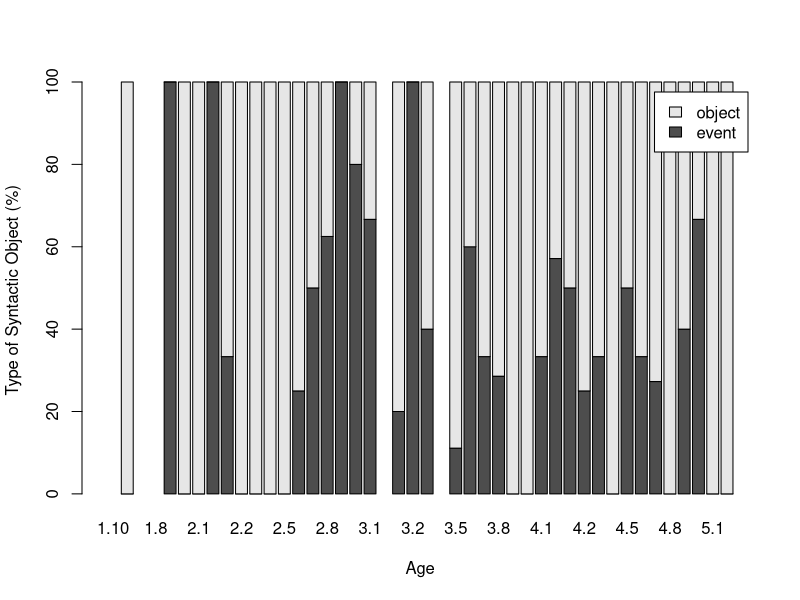
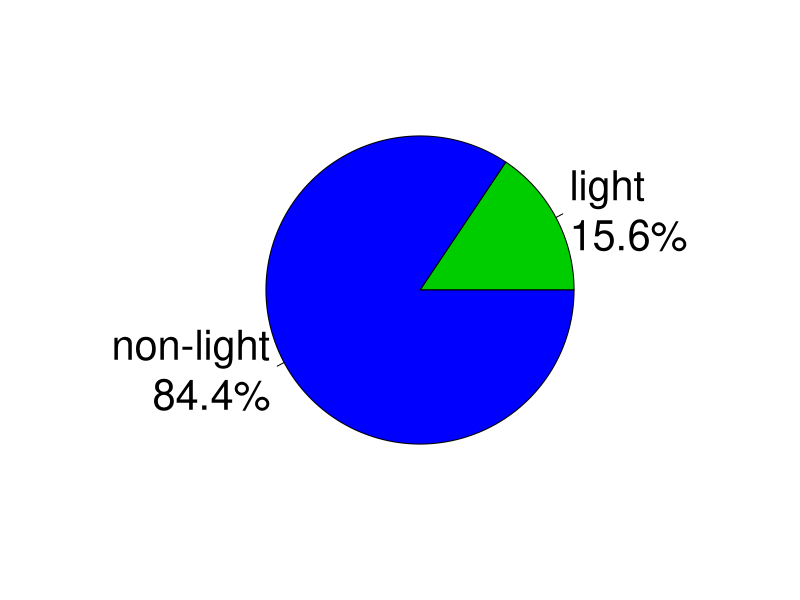
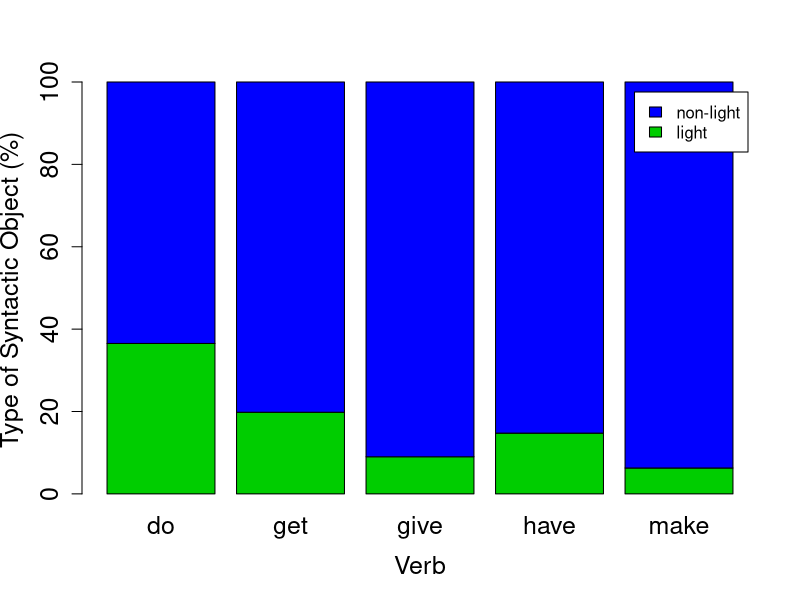
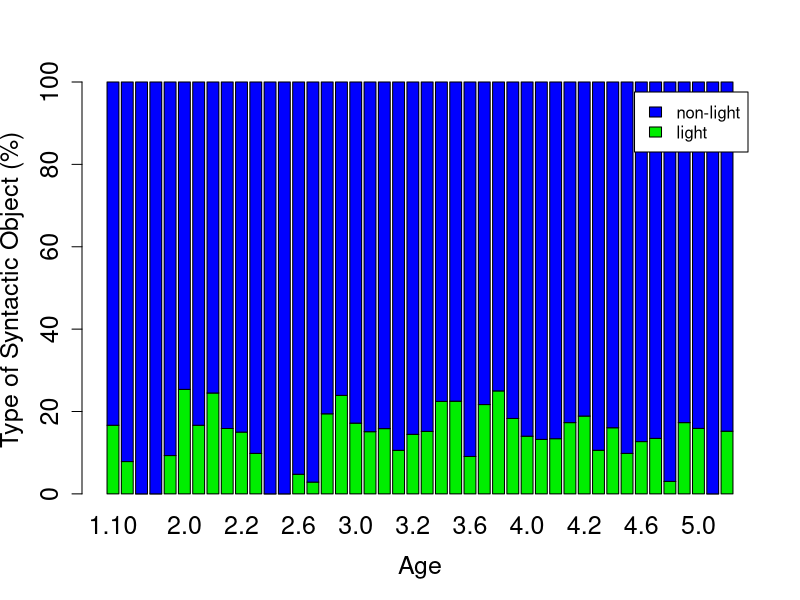

Here is the R script that generated these plots, in order:
## user input before running anew
library(car)
library('scales')
setwd("~/GitHub/brown_LVCs/raw data")
# read in the target data, with duplicates removed
target <- read.csv("merged.csv")
nrow(target)
head(target)
myvars <- c("Name", "Verb", "Age", "Convergence")
data <- target[myvars]
head(data)
pronounsdata <- droplevels(subset(target, (Convergence %in% c("pronoun", "0", ""))))
nrow(pronounsdata)
otherdata <- droplevels(subset(target, (!Convergence %in% c("object","event", "object "))))
nrow(otherdata)
nulldata <- droplevels(subset(target, (Convergence %in% c(""))))
nrow(nulldata)

#use only unambiguous events and objects
levels(data$Convergence)
data <- droplevels(subset(data, !(Convergence %in% c("","!!!","0", "pronoun"))))
data$Convergence <- recode(data$Convergence, "'object '='object'")
nrow(data)

nrow(data) + nrow(otherdata)

#recode verbs
levels(data$Verb)
data$Verb <- recode(data$Verb, "'do|does|doing|did|didnt|done|doesnt'='do'");
data$Verb <- recode(data$Verb, "'get|gets|got|gotten|getting'='get'");
data$Verb <- recode(data$Verb, "'give|gives|given|gived|giving|gave'='give'");
data$Verb <- recode(data$Verb, "'have|haves|having|had|havent'='have'");
data$Verb <- recode(data$Verb, "'make|makes|making|maked'='make'")
levels(data$Convergence)
data$Convergence <- recode(data$Convergence, "'event'='light'")
data$Convergence <- recode(data$Convergence, "'object'='non-light'")

str(data)
summary(data)

####simple pie chart of light vs non-light ####
png(filename="~/GitHub/brown_LVCs/simplepie.png")

type.table <- xtabs(~ Convergence, data)
mytable <- prop.table(type.table)
lbls <- paste(names(mytable), "\n", sprintf("%.1f%%",round(prop.table(type.table)*100, 3)),  sep="")
pie(prop.table(type.table), labels = lbls, col = c('green3', 'blue'), cex=2.5)
dev.off()

####per verb pie chart of light vs non-light ####
type.by.verb <- xtabs(~ Convergence + Verb, data)
type.by.verb
png(filename="~/GitHub/brown_LVCs/bar_per_verb.png")

prop.table(type.by.verb, margin=2)
barplot(prop.table(type.by.verb, margin=2) * 100, cex = 1.5, 
        cex.axis=1.5,cex.lab=1.5, xlab="Verb",col = c('green3', 'blue'), 
        ylab="Type of Syntactic Object (%)", legend.text=c("light","non-light"))
dev.off()

####factor in age####
head(data$Year)
data$Year <- sapply(strsplit(as.character(data$Age),'P'), "[", 2);
data$Year <- sapply(strsplit(as.character(data$Year),'M'), "[", 1);
data$Year <- as.factor(gsub("Y", ".", data$Year))
str(data)

age.table <- xtabs(~ Convergence + Year, data)
age.table
png(filename="~/GitHub/brown_LVCs/bar_per_age.png")

barplot(prop.table(age.table, margin=2) * 100, xlab="Age",
        col = c('green2', 'blue'), 
        cex = 1.5, cex.axis=1.5,cex.lab=1.5,
        ylab="Type of Syntactic Object (%)", legend.text=c("light","non-light"))

dev.off()
age.table <- xtabs(~ Convergence + Year, data=subset(data, Verb=="do"))
age.table
barplot(prop.table(age.table, margin=2) * 100, xlab="Age",ylab="Type of Syntactic Object (%)", legend.text=c("event","object"))
